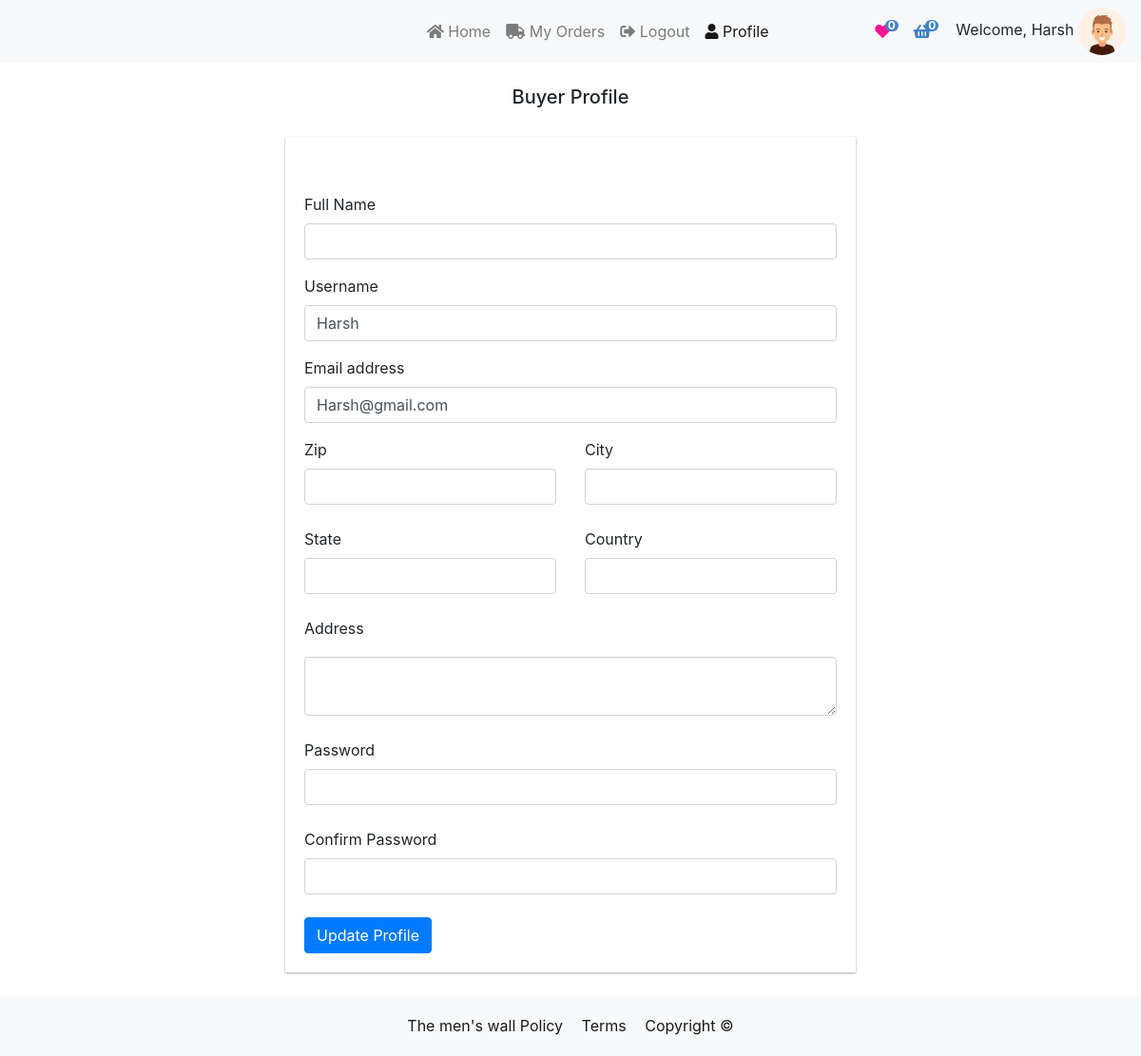
Page /products/buyerprofile/ (signed in) on the earlier database version.
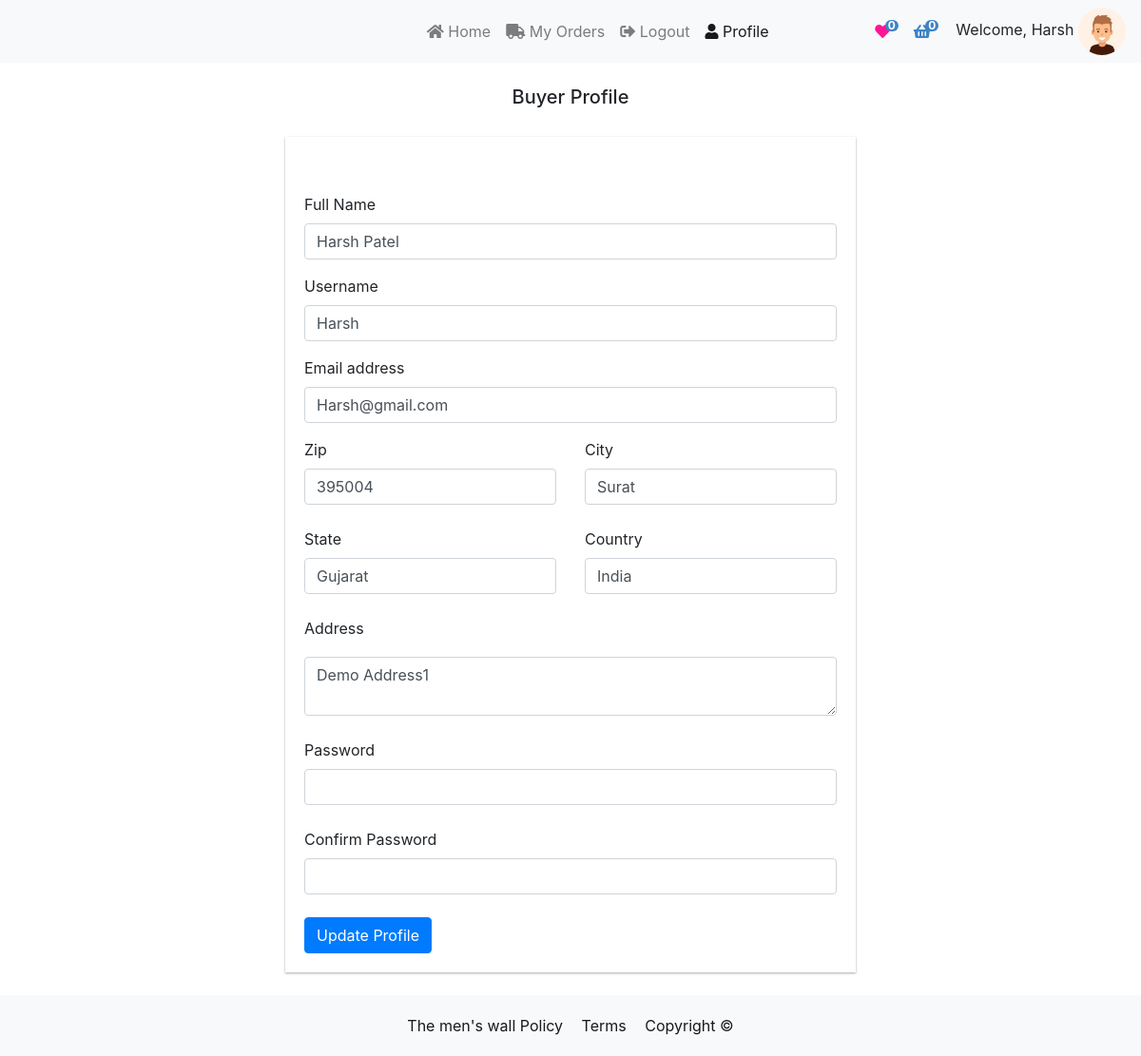
Same page on the later database version.
### users/models.py (models this page shows, shortened)
class CustomeUser(AbstractUser):
	role_list = [
		('buyer', 'buyer'),
		('seller', 'seller')
	]
	role = models.CharField(max_length=10, choices=role_list,null=True,blank=True,default='buyer')
	contact_no = models.BigIntegerField(null=True,blank=True)
	fullname = models.CharField(max_length=100,default="",null=True,blank=True)

class Profile(models.Model):
	user = models.OneToOneField(CustomeUser, on_delete=models.CASCADE)
	image = models.ImageField(default='default.png', upload_to='profile_pics')
	slug = AutoSlugField(populate_from='user')
	bio = models.CharField(max_length=255, blank=True)
	friends = models.ManyToManyField("Profile", blank=True)

class Address(models.Model):
	city = models.CharField(max_length=100,default="")
	state = models.CharField(max_length=100,default="")
	country = models.CharField(max_length=100,default="")
	address  = models.TextField()
	pincode = models.CharField(max_length=100,default="")
	user = models.ForeignKey(CustomeUser,on_delete=models.CASCADE)

### products/views.py (the view, shortened to what this page needs)
# urls.py: path("buyerprofile/",buyerprofile,name="buyerprofile"),
def buyerprofile(request):
    address = Address.objects.filter(user=request.user).last()
    return render(request,'products/buyerProfile.html',{'address':address})

### feed/views.py (called while the page is built)
def CountNotifications(request):
	count_notifications = 0
	if request.user.is_authenticated:
		count_notifications = Notification.objects.filter(user=request.user, is_seen=False).count()
	return {'count_notifications':count_notifications}

def GetProfile(request):
	you = ''
	if request.user.is_authenticated:
		p = request.user.profile
		you = p.user
	return {'profile':you}

### templates/products/buyerProfile.html (shortened to what this page needs)
{% extends "products/ecommBase.html" %}
{% load static %}
{% block content %}
<div class="container mt-2">
    <div class="text-center">
        <h5 class=" mt-4 mb-4">{{ user.role | title }} Profile</h5>
    </div>
    {% load static %}
    <div class="container seller__form mb-4">
        <form method="post" action="" >{% csrf_token %}
            <div class="row">
                <div class="col-12">
                    <div class="profile__img">
                    </div>
                </div>
                 <div class="col-12">
                    <div class="form-group">
                        <label for="first">Full Name</label>
                        <input type="text" value="{{ user.fullname }}" name="fullname" class="form-control" placeholder="" id="first">
                    </div>
                </div>
                <div class="col-12">
                    <div class="form-group">
                        <label for="first">Username</label>
                        <input type="text" value="{{ user.username }}" name="username" class="form-control" placeholder="" id="first">
                    </div>
                </div>
                <div class="col-md-12">
                    <div class="form-group">
                        <label for="email">Email address</label>
                        <input type="email" value="{{ user.email }}"  name="email" class="form-control" id="email" placeholder="email">
                    </div>
                </div>
                  <div class="col-md-6 mb-2">
                    <div class="form-group">
                        <label for="zip">Zip</label>
                        <input type="text" class="form-control" name="zip" placeholder="" value="{{ address.pincode }}" id="zip">
                    </div>
                </div>
                <div class="col-md-6 mb-2">
                    <div class="form-group">
                        <label for="city">City</label>
                        <input type="text" class="form-control" name="city" placeholder="" value="{{ address.city }}" id="city">
                    </div>
                </div>
                <div class="col-md-6 mb-2">
                    <div class="form-group">
                        <label for="state">State</label>
                        <input type="text" class="form-control" name="state" placeholder="" value="{{ address.state }}" id="state">
                    </div>
                </div>
                <div class="col-md-6 mb-2">
                    <div class="form-group">
                        <label for="country">Country</label>
                        <input type="text" class="form-control" name="country" placeholder="" value="{{ address.country }}" id="country">
                    </div>
                </div>
                <div class="col-md-12 mb-2">
                    <div class="form-group">
                        <label for="address">Address</label>
                        <textarea class="form-control" name="address" placeholder="" >{{ address.address }}</textarea>
                    </div>
                </div>
                <div class="col-md-12 mb-2">
                    <div class="form-group">
                        <label for="company">Password</label>
                        <input type="password" class="form-control" name ="password"  placeholder="" id="company">
                    </div>
                </div>
                <div class="col-md-12 mb-2">
                    <div class="form-group">
                        <label for="company"> Confirm Password</label>
                        <input type="password" name="confirmpassword" class="form-control" placeholder="" id="company">
                    </div>
                </div>
            </div>
            <button type="submit" class="btn btn-primary">Update Profile</button>
        </form>
    </div>
</div>
{% endblock %}

### templates/products/ecommBase.html (shortened to what this page needs)
{% load static %}
<!DOCTYPE html>
<html lang="en">
<head>
    <link href="https://cdnjs.cloudflare.com/ajax/libs/font-awesome/5.13.0/css/all.min.css" rel="stylesheet">
    <link rel="stylesheet" href="https://cdn.jsdelivr.net/npm/bootstrap@4.5.3/dist/css/bootstrap.min.css">
</head>
<body>
<nav class="navbar navbar-expand-md bg-light navbar-light">
  <a class="navbar-brand" href="{% url 'home' %}" style="width:35%">
       </a>
  <div class="collapse navbar-collapse" id="collapsibleNavbar">
    <ul class="navbar-nav">
      {% if user.role == "seller" %}
      <li class="nav-item">
        <a class="nav-link active" href="{% url 'sellerDash' %}" ><i class="fa fa-list-alt" aria-hidden="true"></i>&nbsp;My Products</a>
      </li>
      <li class="nav-item">
        <a class="nav-link" href="{% url 'sellerOrders' %}"><i class="fa fa-shopping-basket" aria-hidden="true"></i>&nbsp;My Orders</a>
      </li>
    <li class="nav-item ml-auto">
        <a class="nav-link" href="{% url 'profile' %}"><i class="fa fa-user" aria-hidden="true"></i>&nbsp;Profile</a>
      </li>
        <li class="nav-item ml-auto">
        <a class="nav-link" href="{% url 'logout' %}"><i class="fas fa-sign-out-alt" aria-hidden="true"></i>&nbsp;Logout</a>
      </li>
        {% else  %}
         <li class="nav-item">
        <a class="nav-link {% if '/products/buyproducts/' == request.path %}active {% endif %}" href="{% url 'buyproducts' %}" ><i class="fa fa-home" aria-hidden="true"></i>&nbsp;Home</a>
      </li>
 <li class="nav-item">
        <a class="nav-link {% if '/orders/myOrders/' == request.path %}active {% endif %}" href="{% url 'myOrders' %}"><i class="fa fa-truck" aria-hidden="true"></i>&nbsp;My Orders</a>
      </li>
            <li class="nav-item">
        <a class="nav-link " href="{% url 'logout' %}">{% if '/orders/myOrders/' == request.path %}<i class="fas fa-sign-out-alt"></i>{% else %}<i class="fas fa-sign-out-alt" aria-hidden="true"></i>{% endif %}&nbsp;Logout</a>
      </li>
           <li class="nav-item ml-auto">
        <a class="nav-link {% if '/products/buyerprofile/' == request.path %}active {% endif %}" href="{% url 'buyerprofile' %}"><i class="fa fa-user" aria-hidden="true"></i>&nbsp;Profile</a>
      </li>
        {% endif  %}
    </ul>
   {% if user.role == "buyer" %}
    <ul class="navbar-nav ml-auto" style="margin-right: 10px">
         <li class="nav-item">
            <a class="nav-link" href="" style="color: deeppink">
            <i class="fa fa-heart"  id="popcart"></i>
            <span class="badge badge-dark" id="whishListCounter" style="border-radius: 50px">0</span>
            </a>
         </li>
         <li class="nav-item" style="list-style: none !important;">
            <a class="nav-link" href="{% url 'cart' %}" style="color: #3E83C5">
            <i class="fa fa-shopping-basket"  id="popcart"></i>
            <span class="badge badge-dark" id="CartCounter" style="border-radius: 50px">0</span>
            </a>
         </li>
    </ul>
  {% endif %}
  </div>
     <div class="user-img">
               <span>Welcome,</span>
                <span>{{ profile.profile.user.username }}</span>
                <img src="{{ profile.profile.image.url }}" alt="" style="vertical-align: middle;
                    width: 50px;
                    height: 50px;
                    border-radius: 50%;">
            </div>
</nav>
    {% block content %}
    {% endblock content %}
    <div class="bottombar">
        <div class="container">
            <div class="row">
                <div class="col-md-12">
                    <div class="bottom_footer">
                        <span class="copyright"><a target="_blank" href="#">The men's wall</a></span>
                        <span class="terms">
                            <a class="copyright" target="_blank" href="{% url 'privacy_policy' %}"
                               style="margin-right: 15px">Policy</a>
                            <a class="copyright" target="_blank" href="{% url 'terms_condition' %}"
                               style="margin-right: 15px">Terms</a>
                            <a class="copyright" target="_blank" href="#">Copyright <span>©</span></a>
                        </span>
                    </div>
                </div>
            </div>
        </div>
    </div>
</body>
</html>

### templates/products/ecommBase.html (style rules this page uses)
form input , form select { width: inherit; max-width: inherit; min-width: inherit; box-shadow: none; border-radius: 0; background-color: #ffffff; border: 1px solid #bebebe; }
form textarea { padding: 10px; border: 1px solid #bababa; margin: 10px 0; border-radius: 0; }
.bottombar { background-color: #f8f9fa; padding: 20px; text-align: center; }
.bottom_footer a { color: rgba(0,0,0,.9); font-size: 16px; }
.badge { padding-left: 5px; padding-right: 5px; -webkit-border-radius: 9px; -moz-border-radius: 9px; border-radius: 9px; }
#CartCounter , #whishListCounter { font-size: 12px; background: #3E83C5; color: #fff; padding: 0 3px; vertical-align: top; margin-left: -10px; }

### templates/products/buyerProfile.html (style rules this page uses)
.profile__img { margin-bottom: 15px; }
.seller__form { width: 100%; max-width: 600px; margin: auto; padding: 20px; box-shadow: 0 1px 3px rgba(0,0,0,0.12), 0 1px 2px rgba(0,0,0,0.24); margin-top: 30px; }

Differences in the rows shown:
changed CustomeUser "Buyer": fullname (not shown) → "Harsh Patel"
added Address: zip "395004", city "Surat", state "Gujarat", country "India", address "Demo Address1"
